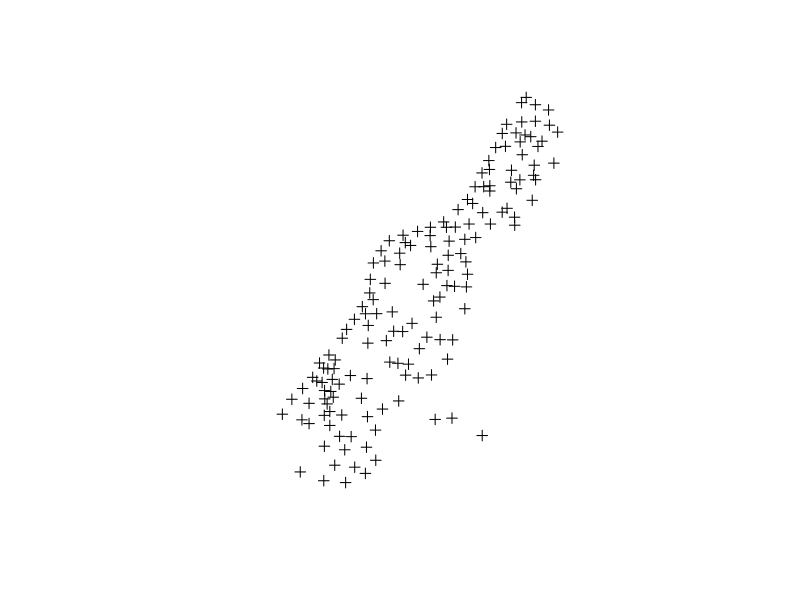
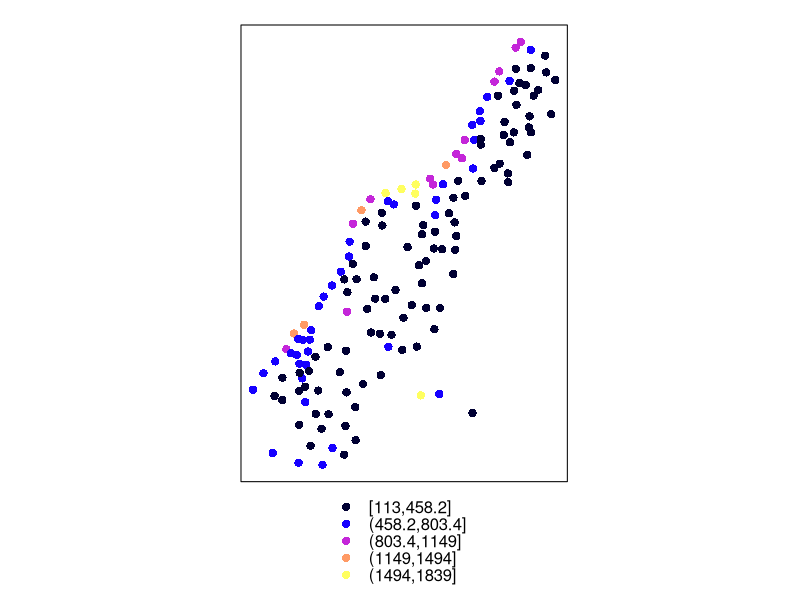
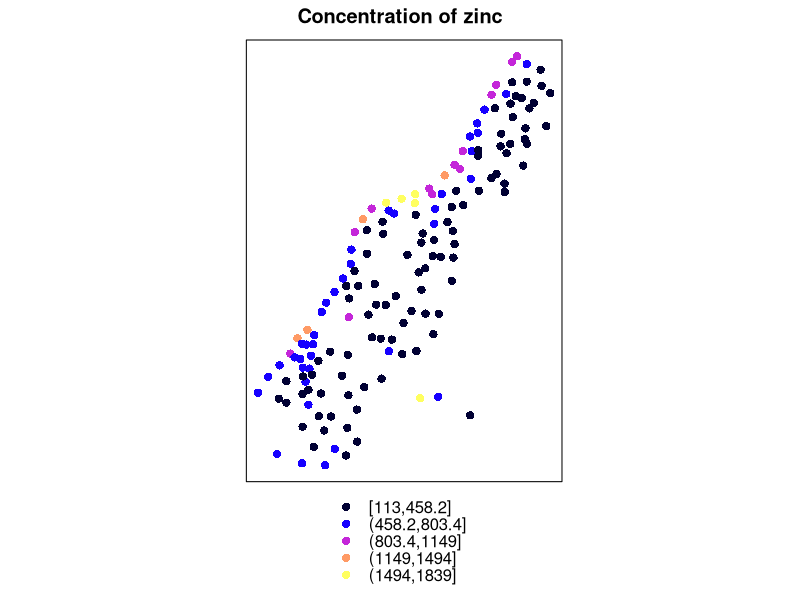
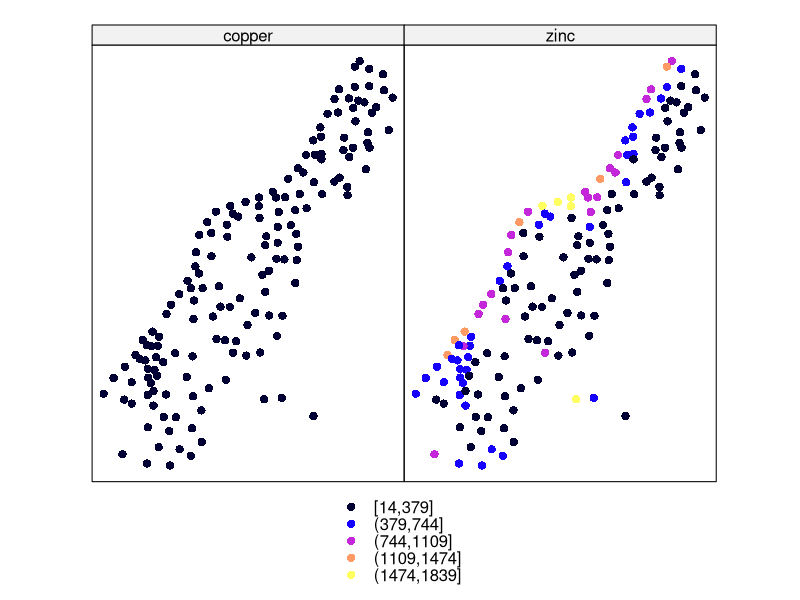
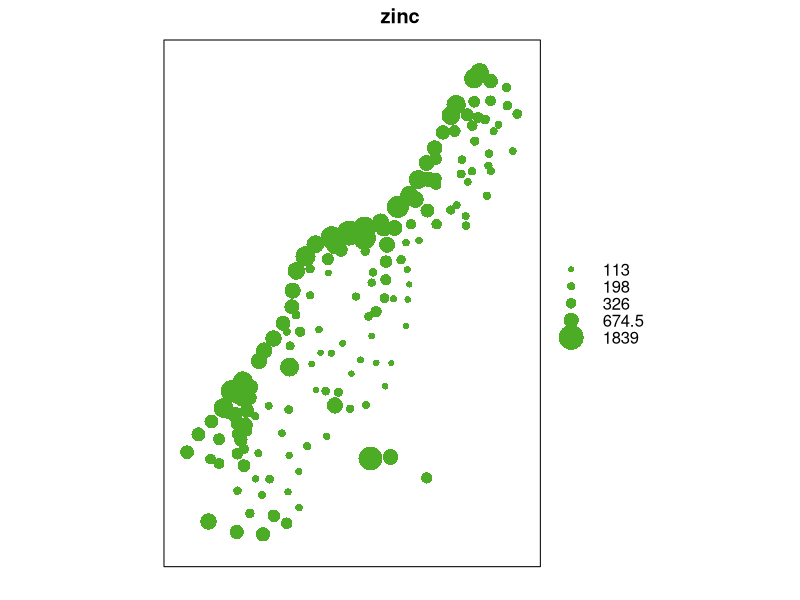
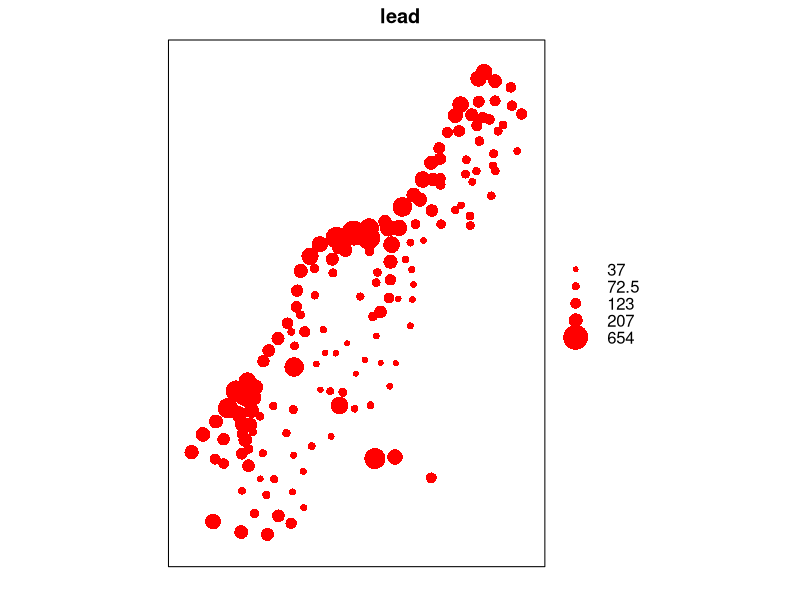

The R script that drew these images, in order:
library(sp)
data(meuse)
head(meuse)

coordinates(meuse) = ~x+y
plot(meuse)

#spplot is used to plot elements like zinc, etc. spread in space
spplot(meuse, "zinc")
#to give a title
spplot(meuse, "zinc", main="Concentration of zinc")
#see copper and zinc together
spplot(meuse, c("copper", "zinc"))

#rather than use colors, we use bubbles
bubble(meuse, "zinc")

#color of bubbles
bubble(meuse, "lead", col="red")
